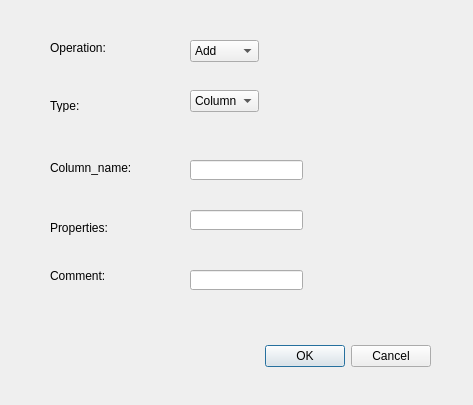
<?xml version="1.0" encoding="UTF-8"?>
<ui version="4.0">
 <class>tableAlter</class>
 <widget class="QDialog" name="tableAlter">
  <property name="geometry">
   <rect>
    <x>0</x>
    <y>0</y>
    <width>473</width>
    <height>405</height>
   </rect>
  </property>
  <property name="windowTitle">
   <string>Table Alter</string>
  </property>
  <widget class="QDialogButtonBox" name="buttonBox">
   <property name="geometry">
    <rect>
     <x>90</x>
     <y>340</y>
     <width>341</width>
     <height>32</height>
    </rect>
   </property>
   <property name="orientation">
    <enum>Qt::Horizontal</enum>
   </property>
   <property name="standardButtons">
    <set>QDialogButtonBox::Cancel|QDialogButtonBox::Ok</set>
   </property>
  </widget>
  <widget class="QLabel" name="label">
   <property name="geometry">
    <rect>
     <x>50</x>
     <y>40</y>
     <width>71</width>
     <height>16</height>
    </rect>
   </property>
   <property name="text">
    <string>Operation:</string>
   </property>
  </widget>
  <widget class="QComboBox" name="comboBox">
   <property name="geometry">
    <rect>
     <x>190</x>
     <y>40</y>
     <width>69</width>
     <height>22</height>
    </rect>
   </property>
   <item>
    <property name="text">
     <string>Add</string>
    </property>
   </item>
   <item>
    <property name="text">
     <string>Drop</string>
    </property>
   </item>
   <item>
    <property name="text">
     <string>Change</string>
    </property>
   </item>
   <item>
    <property name="text">
     <string>Rename</string>
    </property>
   </item>
  </widget>
  <widget class="QComboBox" name="comboBox_2">
   <property name="geometry">
    <rect>
     <x>190</x>
     <y>90</y>
     <width>69</width>
     <height>22</height>
    </rect>
   </property>
   <item>
    <property name="text">
     <string>Column</string>
    </property>
   </item>
  </widget>
  <widget class="QLabel" name="label_2">
   <property name="geometry">
    <rect>
     <x>50</x>
     <y>100</y>
     <width>54</width>
     <height>12</height>
    </rect>
   </property>
   <property name="text">
    <string>Type:</string>
   </property>
  </widget>
  <widget class="QLabel" name="label_3">
   <property name="geometry">
    <rect>
     <x>50</x>
     <y>160</y>
     <width>91</width>
     <height>16</height>
    </rect>
   </property>
   <property name="text">
    <string>Column_name:</string>
   </property>
  </widget>
  <widget class="QLineEdit" name="lineEdit">
   <property name="geometry">
    <rect>
     <x>190</x>
     <y>160</y>
     <width>113</width>
     <height>20</height>
    </rect>
   </property>
  </widget>
  <widget class="QLineEdit" name="lineEdit_2">
   <property name="geometry">
    <rect>
     <x>190</x>
     <y>210</y>
     <width>113</width>
     <height>20</height>
    </rect>
   </property>
  </widget>
  <widget class="QLineEdit" name="lineEdit_3">
   <property name="geometry">
    <rect>
     <x>190</x>
     <y>270</y>
     <width>113</width>
     <height>20</height>
    </rect>
   </property>
  </widget>
  <widget class="QLabel" name="label_4">
   <property name="geometry">
    <rect>
     <x>50</x>
     <y>220</y>
     <width>91</width>
     <height>16</height>
    </rect>
   </property>
   <property name="text">
    <string>Properties:</string>
   </property>
  </widget>
  <widget class="QLabel" name="label_5">
   <property name="geometry">
    <rect>
     <x>50</x>
     <y>270</y>
     <width>54</width>
     <height>12</height>
    </rect>
   </property>
   <property name="text">
    <string>Comment:</string>
   </property>
  </widget>
 </widget>
 <resources/>
 <connections>
  <connection>
   <sender>buttonBox</sender>
   <signal>accepted()</signal>
   <receiver>tableAlter</receiver>
   <slot>accept()</slot>
   <hints>
    <hint type="sourcelabel">
     <x>248</x>
     <y>254</y>
    </hint>
    <hint type="destinationlabel">
     <x>157</x>
     <y>274</y>
    </hint>
   </hints>
  </connection>
  <connection>
   <sender>buttonBox</sender>
   <signal>rejected()</signal>
   <receiver>tableAlter</receiver>
   <slot>reject()</slot>
   <hints>
    <hint type="sourcelabel">
     <x>316</x>
     <y>260</y>
    </hint>
    <hint type="destinationlabel">
     <x>286</x>
     <y>274</y>
    </hint>
   </hints>
  </connection>
 </connections>
</ui>
